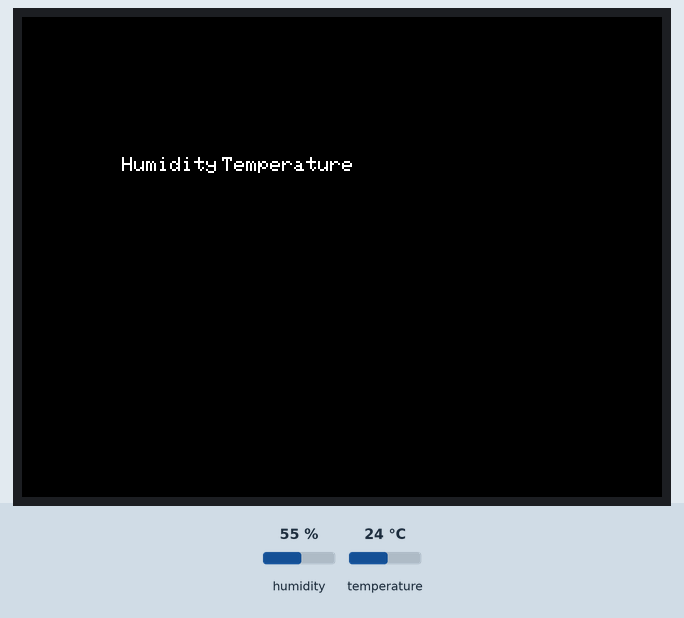
Bench run of a program on a simulated ESP32. Shown: 320×240 colour display. The inputs (shaded band) are chosen by the test bench; at power-on: humidity 55 %, temperature 24 °C.

Above: at 0.4 s.
At 2.9 s:
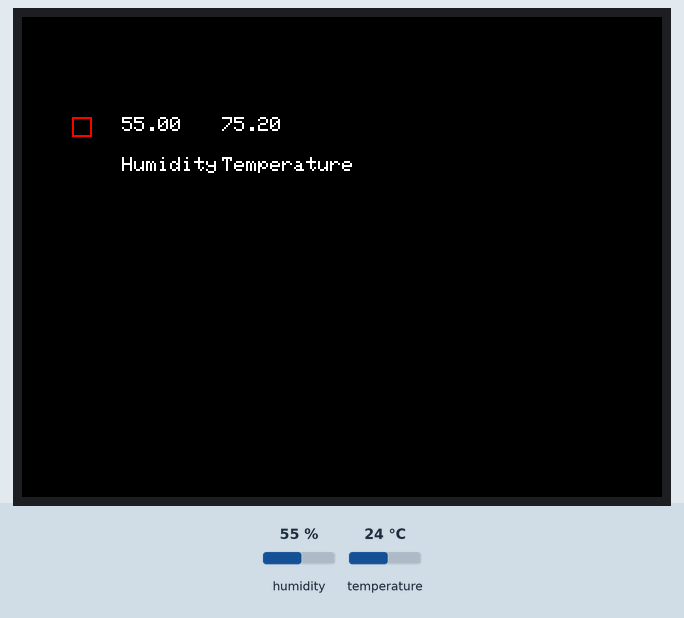
3.0 s: humidity set to 22 %
10.8 s: temperature set to 12 °C
At 13.1 s:
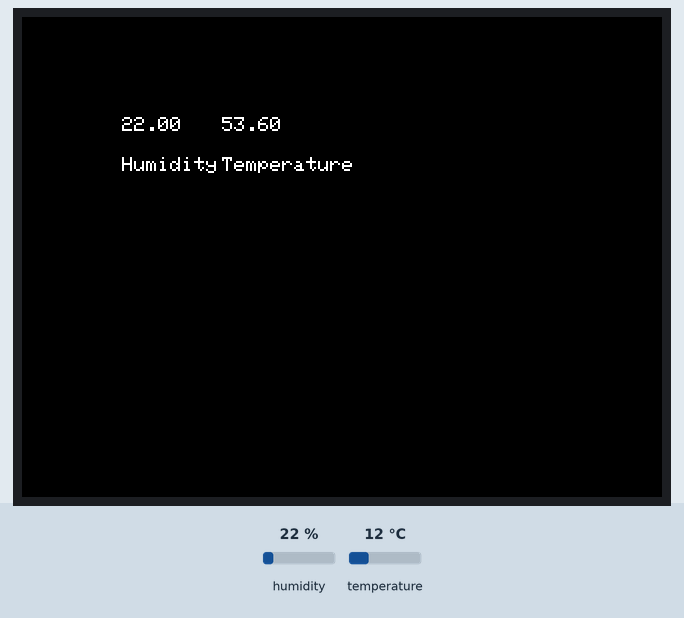
15.0 s: humidity set to 40 %
19.9 s: temperature set to 19 °C
At 21.1 s:
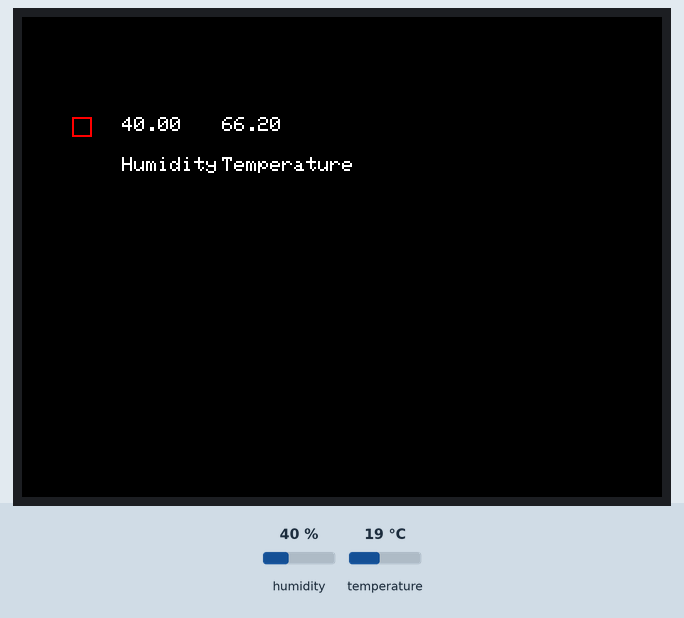
Timing chart, 0 to 22.9 s (numbered marks = the images above; inputs shaded):
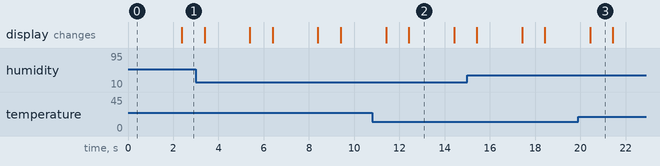

Measured:
- after the input at 10.8 s, the display: first changes after 0.61 s (image 2 shows a later state)
- after the input at 19.9 s, the display: changes after 0.53 s (image 3)

The program:

main.cpp
```cpp
// (licence header left out)
/**
 * m5Fire-TempSensor
 *
 * This is a basic program to poll data from a DHT-22 temperature/humidity sensor module and display it on the LCD
 *
 *
*/

#include <string>
#include <Arduino.h>
#include <M5Stack.h>
#include <Adafruit_Sensor.h>
#include <DHT.h>

#define DHTPIN 36
#define DHTTYPE DHT22

DHT dht(DHTPIN, DHTTYPE);

int chk;
float humidity;     //humidity value read from sensor
float temperature;  //temperature value read from sensor


void setup() {
  //Initialize LCD, DHT sensor
  M5.begin(true,false,true,true);
  M5.Power.begin();
  M5.Lcd.begin();
  M5.Lcd.clearDisplay(BLACK);
  dht.begin();
  M5.Lcd.drawString("Humidity", 50, 70);
  M5.Lcd.drawString("Temperature", 100, 70);

}

void loop() {
  // count millis, update LCD 250ms, update DHT22 2000ms
  sleep(2);

  humidity = dht.readHumidity(false);
  temperature = dht.readTemperature(true,false);

  //M5.Lcd.drawString(String(humidity), 50, 50);
  //M5.Lcd.drawString(String(temperature), 100, 50);
  M5.Lcd.setCursor(50, 50);
  M5.Lcd.print(humidity);
  M5.Lcd.setCursor(100, 50);
  M5.Lcd.print(temperature);

  M5.Lcd.drawRect(25,50,10,10,RED);
  sleep(1);
  M5.Lcd.drawRect(25,50,10,10,BLACK);
  //M5.Lcd.draw
}
```
